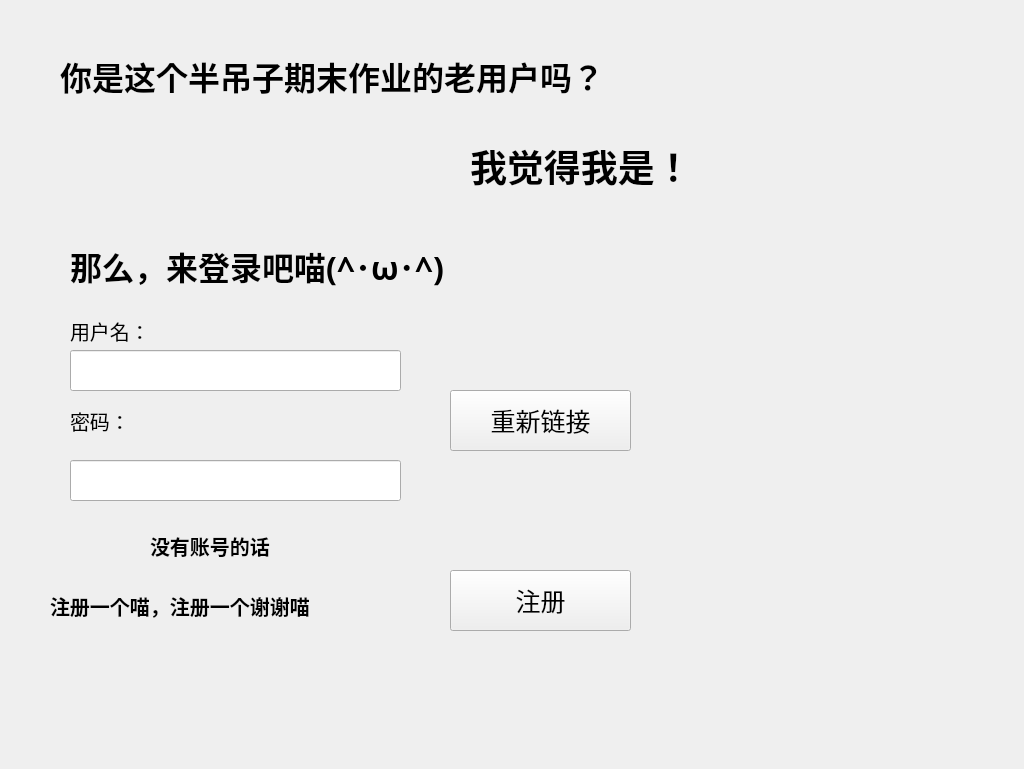
<?xml version="1.0" encoding="UTF-8"?>
<ui version="4.0">
 <class>MainWindow</class>
 <widget class="QMainWindow" name="MainWindow">
  <property name="geometry">
   <rect>
    <x>0</x>
    <y>0</y>
    <width>1024</width>
    <height>769</height>
   </rect>
  </property>
  <property name="font">
   <font>
    <pointsize>7</pointsize>
   </font>
  </property>
  <property name="windowTitle">
   <string>MainWindow</string>
  </property>
  <property name="styleSheet">
   <string notr="true"/>
  </property>
  <widget class="QWidget" name="centralwidget">
   <widget class="QLabel" name="background">
    <property name="geometry">
     <rect>
      <x>0</x>
      <y>0</y>
      <width>1024</width>
      <height>768</height>
     </rect>
    </property>
    <property name="toolTipDuration">
     <number>0</number>
    </property>
    <property name="styleSheet">
     <string notr="true">image: url(:/resource/resource/BG1.jpg);</string>
    </property>
    <property name="text">
     <string/>
    </property>
    <property name="pixmap">
     <pixmap resource="general.qrc">:/resource/BG1.jpg</pixmap>
    </property>
   </widget>
   <widget class="QLabel" name="text_7">
    <property name="geometry">
     <rect>
      <x>470</x>
      <y>110</y>
      <width>281</width>
      <height>111</height>
     </rect>
    </property>
    <property name="font">
     <font>
      <family>幼圆</family>
      <pointsize>28</pointsize>
      <weight>75</weight>
      <bold>true</bold>
     </font>
    </property>
    <property name="styleSheet">
     <string notr="true">border-radius: 5px

</string>
    </property>
    <property name="text">
     <string>我觉得我是！</string>
    </property>
   </widget>
   <widget class="QLabel" name="text_1">
    <property name="geometry">
     <rect>
      <x>60</x>
      <y>20</y>
      <width>781</width>
      <height>111</height>
     </rect>
    </property>
    <property name="font">
     <font>
      <family>幼圆</family>
      <pointsize>24</pointsize>
      <weight>75</weight>
      <bold>true</bold>
     </font>
    </property>
    <property name="text">
     <string>你是这个半吊子期末作业的老用户吗？</string>
    </property>
   </widget>
   <widget class="QLabel" name="text_3">
    <property name="geometry">
     <rect>
      <x>70</x>
      <y>310</y>
      <width>111</width>
      <height>41</height>
     </rect>
    </property>
    <property name="font">
     <font>
      <family>幼圆</family>
      <pointsize>15</pointsize>
     </font>
    </property>
    <property name="text">
     <string>用户名：</string>
    </property>
   </widget>
   <widget class="QLabel" name="text_2">
    <property name="geometry">
     <rect>
      <x>70</x>
      <y>400</y>
      <width>111</width>
      <height>41</height>
     </rect>
    </property>
    <property name="font">
     <font>
      <family>幼圆</family>
      <pointsize>15</pointsize>
     </font>
    </property>
    <property name="text">
     <string>密码：</string>
    </property>
   </widget>
   <widget class="QLabel" name="text_4">
    <property name="geometry">
     <rect>
      <x>70</x>
      <y>210</y>
      <width>491</width>
      <height>111</height>
     </rect>
    </property>
    <property name="font">
     <font>
      <family>幼圆</family>
      <pointsize>24</pointsize>
      <weight>75</weight>
      <bold>true</bold>
     </font>
    </property>
    <property name="text">
     <string>那么，来登录吧喵(^･ω･^)</string>
    </property>
   </widget>
   <widget class="QPushButton" name="loginButton">
    <property name="geometry">
     <rect>
      <x>450</x>
      <y>390</y>
      <width>181</width>
      <height>61</height>
     </rect>
    </property>
    <property name="font">
     <font>
      <family>幼圆</family>
      <pointsize>19</pointsize>
     </font>
    </property>
    <property name="text">
     <string>重新链接</string>
    </property>
   </widget>
   <widget class="QPushButton" name="signupButton">
    <property name="geometry">
     <rect>
      <x>450</x>
      <y>570</y>
      <width>181</width>
      <height>61</height>
     </rect>
    </property>
    <property name="font">
     <font>
      <family>幼圆</family>
      <pointsize>19</pointsize>
     </font>
    </property>
    <property name="text">
     <string>注册</string>
    </property>
   </widget>
   <widget class="QLabel" name="text_5">
    <property name="geometry">
     <rect>
      <x>150</x>
      <y>490</y>
      <width>171</width>
      <height>111</height>
     </rect>
    </property>
    <property name="font">
     <font>
      <family>幼圆</family>
      <pointsize>15</pointsize>
      <weight>75</weight>
      <bold>true</bold>
     </font>
    </property>
    <property name="text">
     <string>没有账号的话</string>
    </property>
   </widget>
   <widget class="QLabel" name="text_6">
    <property name="geometry">
     <rect>
      <x>50</x>
      <y>550</y>
      <width>361</width>
      <height>111</height>
     </rect>
    </property>
    <property name="font">
     <font>
      <family>幼圆</family>
      <pointsize>15</pointsize>
      <weight>75</weight>
      <bold>true</bold>
     </font>
    </property>
    <property name="text">
     <string>注册一个喵，注册一个谢谢喵</string>
    </property>
   </widget>
   <widget class="QLineEdit" name="username">
    <property name="geometry">
     <rect>
      <x>70</x>
      <y>350</y>
      <width>331</width>
      <height>41</height>
     </rect>
    </property>
    <property name="font">
     <font>
      <pointsize>20</pointsize>
     </font>
    </property>
    <property name="text">
     <string/>
    </property>
   </widget>
   <widget class="QLineEdit" name="password">
    <property name="geometry">
     <rect>
      <x>70</x>
      <y>460</y>
      <width>331</width>
      <height>41</height>
     </rect>
    </property>
    <property name="font">
     <font>
      <pointsize>20</pointsize>
     </font>
    </property>
   </widget>
  </widget>
 </widget>
 <resources>
  <include location="general.qrc"/>
 </resources>
 <connections/>
</ui>
